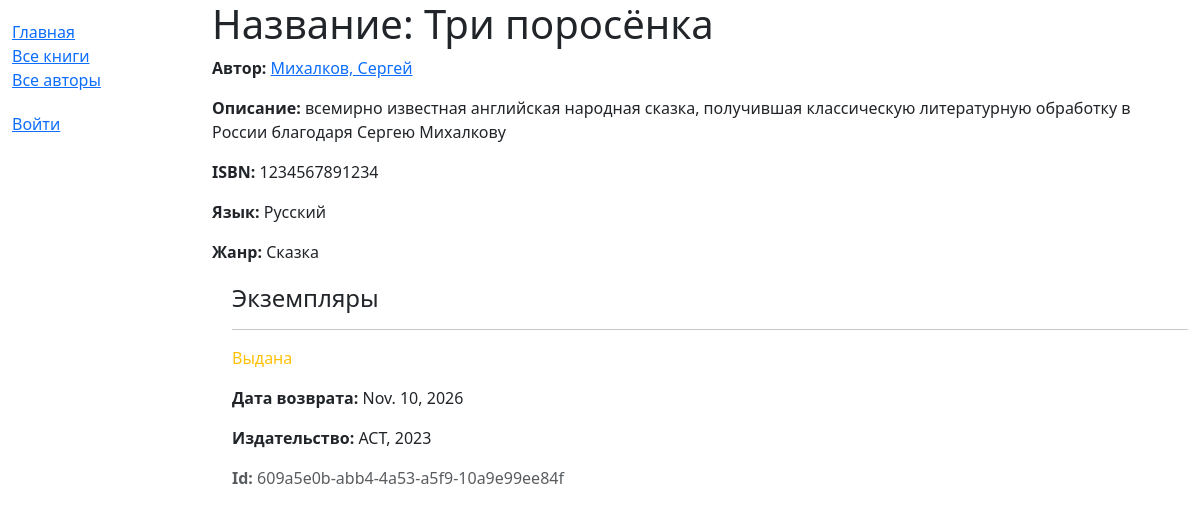
Before: /catalog/book/1 with the older database file.
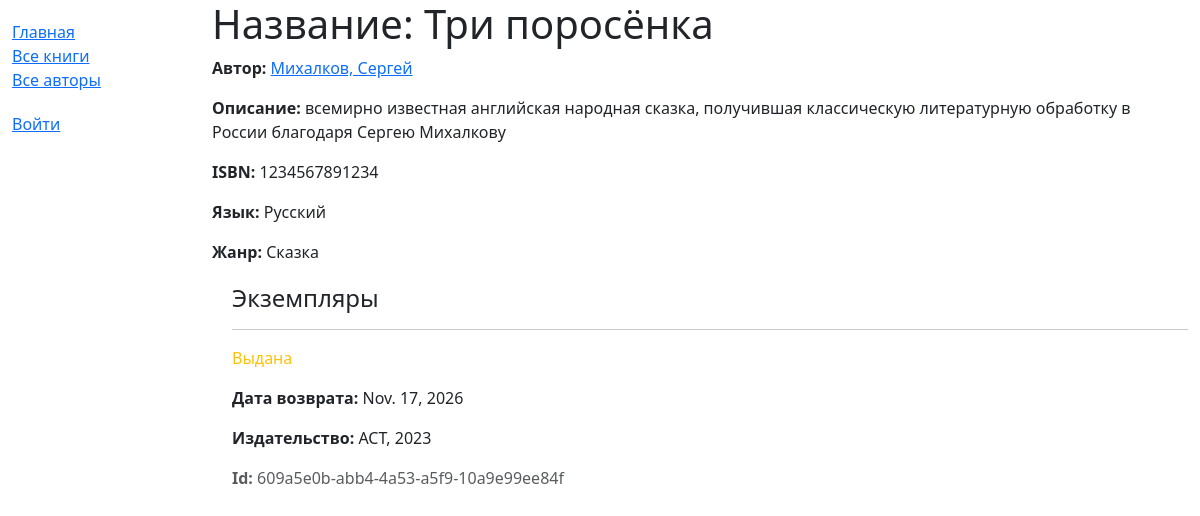
After: the same page with the newer database file.
### catalog/models.py (models this page shows, shortened)
class BookInstance(models.Model):
    id = models.UUIDField(
        primary_key=True,
        default=uuid.uuid4,
        help_text="Уникальный ID для этой конкретной книги во всей библиотеке"
    )
    book = models.ForeignKey('Book', on_delete=models.RESTRICT, null=True)
    imprint = models.CharField(max_length=200)
    due_back = models.DateField(null=True, blank=True)
    borrower = models.ForeignKey(User, on_delete=models.SET_NULL, null=True, blank=True)
    LOAN_STATUS = (
        ('m', 'На обслуживании'),
        ('o', 'Выдана'),
        ('a', 'Доступна'),
        ('r', 'Зарезервирована'),
    )
    status = models.CharField(
        max_length=1,
        choices=LOAN_STATUS,
        blank=True,
        default='m',
        help_text='Доступность книги',
    )
    class Meta:
        ordering = ['due_back']
        permissions = (("can_mark_returned", "Отметить книгу как возвращённую"),)

### catalog/views.py (the view)
# urls.py: path('book/<int:pk>', views.BookDetailView.as_view(), name='book-detail'),
class BookDetailView(generic.DetailView):
    model = Book

### catalog/models.py (called while the page is built)
    def __str__(self):
        return self.name

    def __str__(self):
        return self.name

    def get_absolute_url(self):
        return reverse('author-detail', args=[str(self.id)])

    def __str__(self):
        return f'{self.last_name}, {self.first_name}'

### catalog/templates/catalog/book_detail.html (shortened to what this page needs)
{% extends "base_generic.html" %}
{% block content %}
<h1>Название: {{ book.title }}</h1>
<p><strong>Автор:</strong> <a href="{{ book.author.get_absolute_url }}">{{ book.author }}</a></p>
<p><strong>Описание:</strong> {{ book.summary }}</p>
<p><strong>ISBN:</strong> {{ book.isbn }}</p>
<p><strong>Язык:</strong> {{ book.language }}</p>
<p><strong>Жанр:</strong> {{ book.genre.all|join:", " }}</p>
<div style="margin-left:20px;margin-top:20px">
    <h4>Экземпляры</h4>
    {% for copy in book.bookinstance_set.all %}
    <hr>
    <p class="{% if copy.status == 'a' %}text-success{% elif copy.status == 'm' %}text-danger{% else %}text-warning{% endif %}">
        {{ copy.get_status_display }}
    </p>
    {% if copy.status != 'a' %}
    <p><strong>Дата возврата:</strong> {{ copy.due_back }}</p>
    {% endif %}
    <p><strong>Издательство:</strong> {{ copy.imprint }}</p>
    <p class="text-muted"><strong>Id:</strong> {{ copy.id }}</p>
    {% endfor %}
</div>
{% endblock %}
{% block sidebar %}
{{ block.super }}
{% endblock %}

Changed rows visible on the page:
changed BookInstance "Выдана": due_back "Nov. 10, 2026" → "Nov. 17, 2026"
